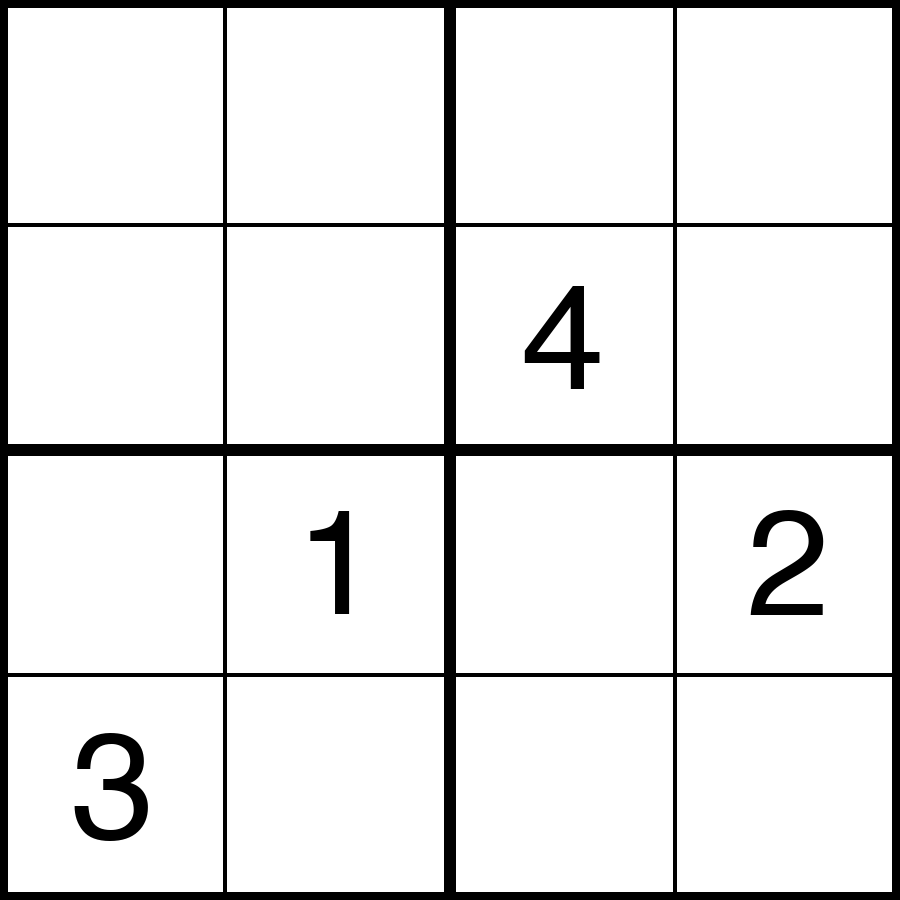
#> input picture Sudoku/board_images/board4_21.png, 900 x 900 px; its folder holds 4 pictures in this run
$ jupyter execute --allow-errors BoardImageGeneration.ipynb
#> lines starting #> are read from the running program, lines starting #| are printed output that depends on the picture
# Sudoku Board Image Generation

Generate 900×900px PNG images from Sudoku puzzle JSON data.

Key differences from KenKen:
- Bold lines for box boundaries (2×2 or 3×3 boxes)
- Numbers centered in cells (not top-left corner)
- Empty cells shown as blank (0 in puzzle = empty)
- No operators or targets

[cell 1]
import json
import os

#> (the rest of this cell did not finish here and is left out)

[cell 2]
from PIL import Image, ImageDraw, ImageFont
import numpy as np
import matplotlib.pyplot as plt
import pandas as pd

## Load Font Data (TMNIST)

[cell 3]
# Try to load TMNIST data from KenKen folder
tmnist_path = "../KenKen/symbols/TMNIST_NotoSans.csv"

if os.path.exists(tmnist_path):
    df = pd.read_csv(tmnist_path)
#> (reads KenKen/symbols/TMNIST_NotoSans.csv from the repository)
    noto_sans = df[df['names'].str.contains('notosans', case=False, na=False)]
    noto_sans = noto_sans[noto_sans['names'].str.contains('NotoSans-Regular', case=False, na=False)]
    noto_sans = noto_sans.sort_values(by='labels')

    # Create digit images (0-9)
    digit_images = []
    for _, row in noto_sans.drop(columns=['names', 'labels']).iterrows():
        img = (255 - row.values.reshape(28, 28)) / 255.0
        digit_images.append(img)

    print(f"Loaded {len(digit_images)} digit images from TMNIST")
    USE_TMNIST = True
else:
    print("TMNIST not found, will use PIL text rendering")
    USE_TMNIST = False

## Board Generation Functions

[cell 4]
# [39 lines left out: function make_sudoku_board, not called in this run]

[cell 5]
# [28 lines left out: function insert_digit_tmnist, not called in this run]

[cell 6]
# [33 lines left out: function insert_digit_pil, not called in this run]

[cell 7]
# [29 lines left out: function make_board_full, not called in this run]

[cell 8]
# [14 lines left out: function make_and_save, not called in this run]

## Demo: Generate Single Board

#> (a cell that did not finish here is left out)

## Generate All Board Images

[cell 10]
# Generate images for all puzzles
total_generated = 0

#> (the rest of this cell did not finish here and is left out)

## Verify Generated Images

[cell 11]
# List generated images
import glob

images = glob.glob('./board_images/*.png')
print(f"Total images in board_images: {len(images)}")

# Count by size
for size in [4, 9]:
    count = len([f for f in images if f'board{size}_' in f])
    print(f"  {size}×{size}: {count} images")

[cell 12]
# Display a few random examples
import random

sample_images = random.sample(images, min(4, len(images)))

fig, axes = plt.subplots(1, len(sample_images), figsize=(4*len(sample_images), 4))
if len(sample_images) == 1:
    axes = [axes]

for ax, img_path in zip(axes, sample_images):
    img = Image.open(img_path)
#> img is the input picture: PIL image 900x900 L; min 0, max 255, mean 231.6
    ax.imshow(img, cmap='gray')
    ax.set_title(os.path.basename(img_path))
    ax.axis('off')

plt.tight_layout()
plt.show()
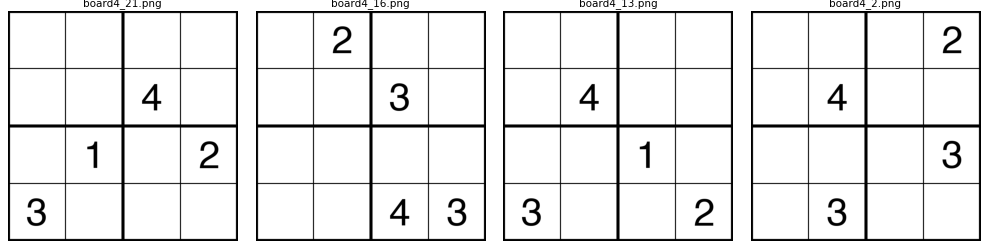
#> figure drawn by matplotlib, 4 panels
